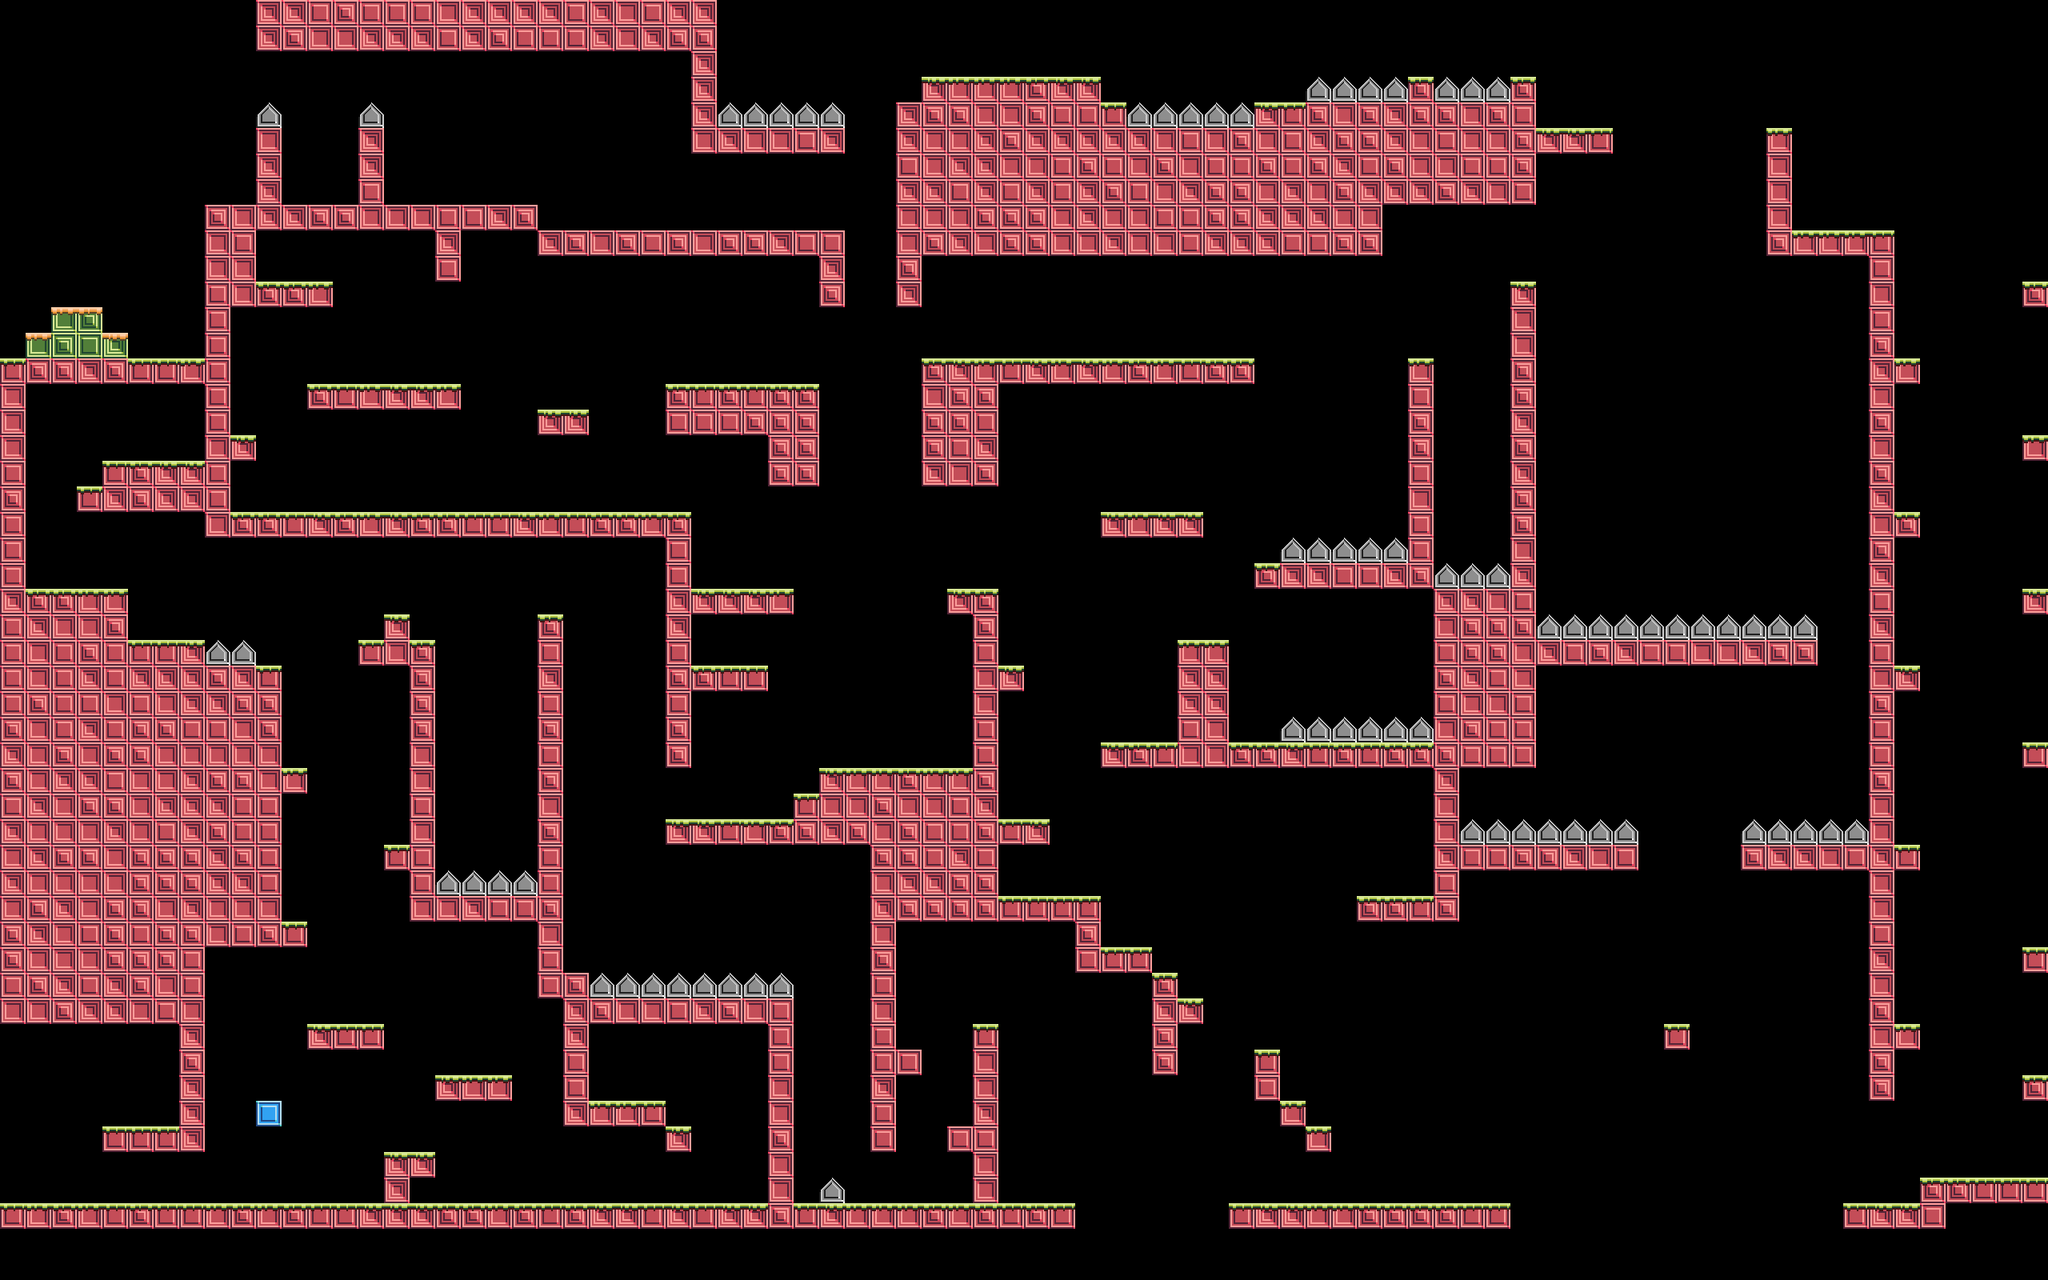

A 2D game scene composited from a Tiled map and its tileset images. What follows is a short description and the map's XML, with each tile layer's data collapsed to a summary:
An orthogonal 80x50 tile map with 32x32 px tiles, 1 tile layer (CollisionLayer).

<map version="1.0" orientation="orthogonal" width="80" height="50" tilewidth="32" tileheight="32">
 <properties>
  <property name="background" value="bg-level.png" />
 </properties>
 <tileset firstgid="1" name="tileset-hd" tilewidth="32" tileheight="32">
  <image source="levels/tileset-hd.png" width="1024" height="64" />
  <tile id="0">
   <properties>
    <property name="tileType" value="solid" />
   </properties>
  </tile>
  <tile id="1">
   <properties>
    <property name="tileType" value="solid" />
   </properties>
  </tile>
  <tile id="2">
   <properties>
    <property name="tileType" value="solid" />
   </properties>
  </tile>
  <tile id="3">
   <properties>
    <property name="tileType" value="solid" />
   </properties>
  </tile>
  <tile id="12">
   <properties>
    <property name="tileType" value="solid" />
   </properties>
  </tile>
  <tile id="13">
   <properties>
    <property name="tileType" value="solid" />
   </properties>
  </tile>
  <tile id="14">
   <properties>
    <property name="tileType" value="solid" />
   </properties>
  </tile>
  <tile id="15">
   <properties>
    <property name="tileType" value="solid" />
   </properties>
  </tile>
  <tile id="16">
   <properties>
    <property name="tileType" value="solid" />
   </properties>
  </tile>
  <tile id="17">
   <properties>
    <property name="tileType" value="solid" />
   </properties>
  </tile>
  <tile id="18">
   <properties>
    <property name="tileType" value="solid" />
   </properties>
  </tile>
  <tile id="19">
   <properties>
    <property name="tileType" value="solid" />
   </properties>
  </tile>
  <tile id="20">
   <properties>
    <property name="tileType" value="solid" />
   </properties>
  </tile>
  <tile id="21">
   <properties>
    <property name="tileType" value="solid" />
   </properties>
  </tile>
  <tile id="22">
   <properties>
    <property name="tileType" value="solid" />
   </properties>
  </tile>
  <tile id="23">
   <properties>
    <property name="tileType" value="solid" />
   </properties>
  </tile>
  <tile id="28">
   <properties>
    <property name="tileType" value="moving" />
   </properties>
  </tile>
  <tile id="32">
   <properties>
    <property name="tileType" value="deadly" />
   </properties>
  </tile>
 </tileset>
 <layer name="CollisionLayer" width="80" height="50">
  <data>[4000 cells, 990 non-empty, 15 distinct tile ids]</data>
 </layer>
</map>